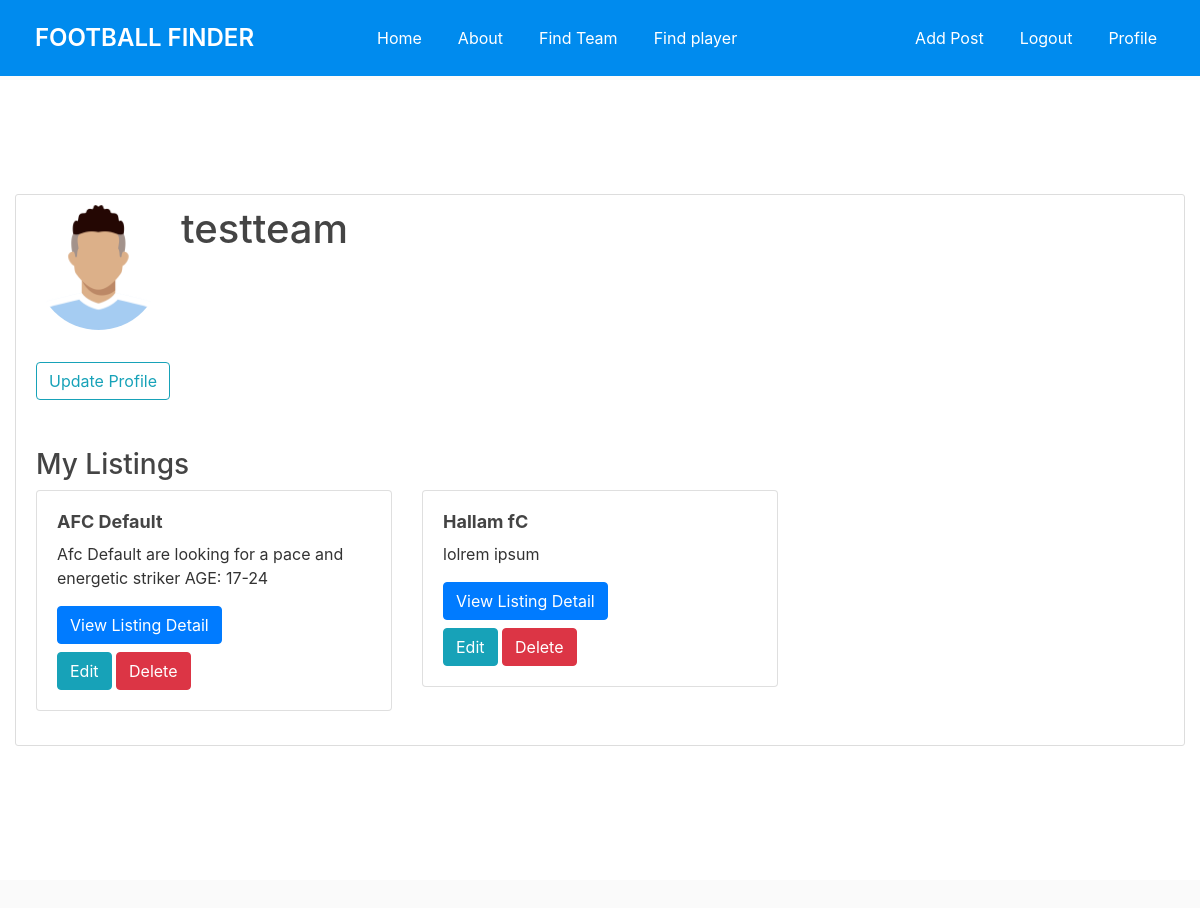
Before: /profile/ (signed in) with the older database file.
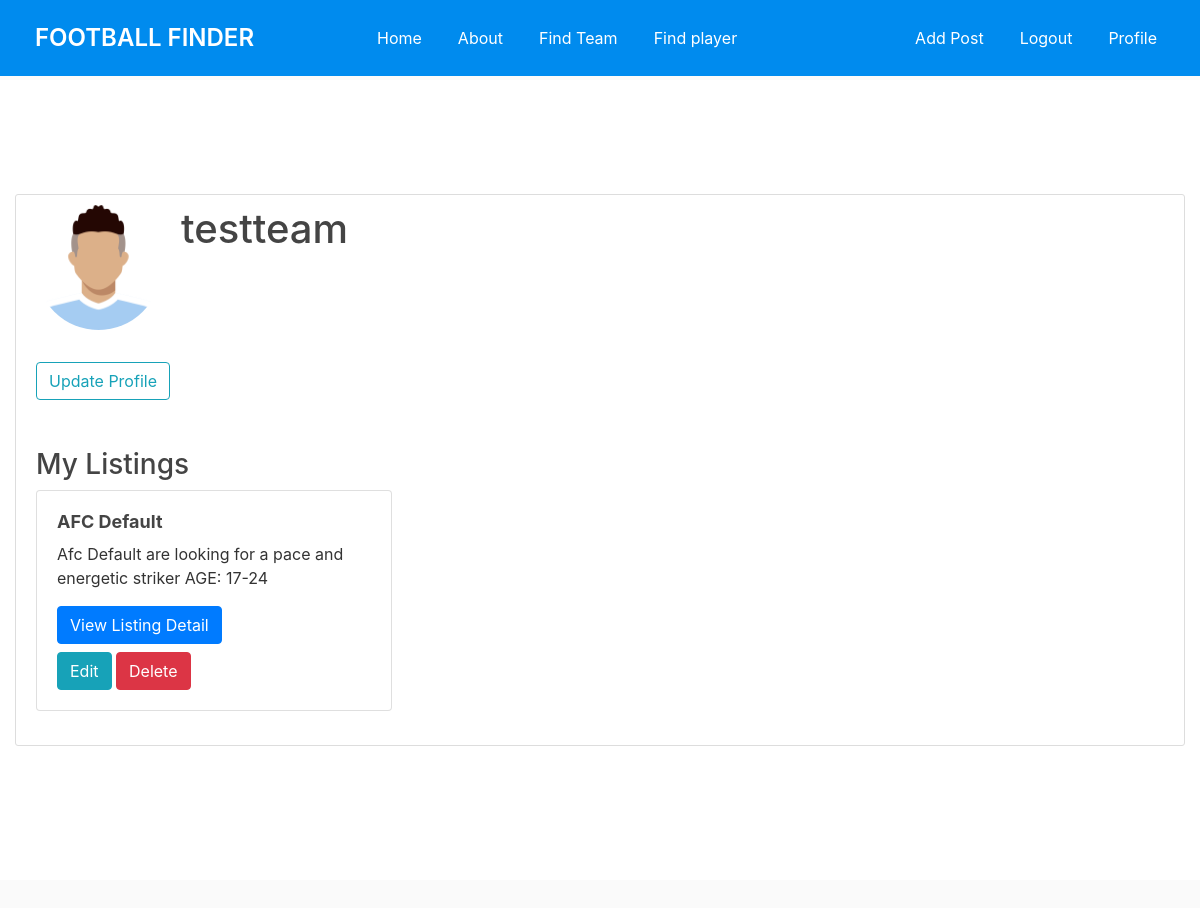
After: the same page with the newer database file.
### ffinderapp/models.py (models this page shows, shortened)
class Listing(models.Model):
    team = models.ForeignKey(get_user_model(), on_delete=models.CASCADE)  # Assuming team is a custom user model
    title = models.CharField(max_length=100)
    description = models.TextField()
    requirements = models.TextField()
    created_at = models.DateTimeField(auto_now_add=True)
    location = models.CharField(max_length=100, default='')
    city = models.CharField(max_length=100, default='')
    photo = models.ImageField(upload_to='media/listing_photos/', null=True, blank=True)  # Adding photo field
    positions = models.CharField(max_length=100, default='')
    user_profile = models.ForeignKey('CustomUser', on_delete=models.CASCADE, null= True)

### ffinderapp/views.py (the view)
# urls.py: path('profile/', profile, name='profile'),
@login_required
def profile(request):
    user = request.user
    u_form = ProfileUpdateForm(instance=user)
    p_form = None
    t_form = None
    if request.method == 'POST':
        if 'player_profile_submit' in request.POST:
            p_form = PlayerProfileForm(request.POST, request.FILES)
            if p_form.is_valid():
                player_profile = p_form.save(commit=False)
                player_profile.user = user
                player_profile.save()
                messages.success(request, 'Your player profile has been created!')
                return redirect('profile')
        elif 'team_profile_submit' in request.POST:
            t_form = TeamProfileForm(request.POST, request.FILES)
            if t_form.is_valid():
                team_profile = t_form.save(commit=False)
                team_profile.user = user
                team_profile.save()
                messages.success(request, 'Your team profile has been created!')
                return redirect('profile')
    else:
        if hasattr(user, 'playerprofile'):
            player_profile = user.playerprofile
            p_form = PlayerProfileForm(instance=player_profile)
        else:
            p_form = PlayerProfileForm()
        if hasattr(user, 'teamprofile'):
            team_profile = user.teamprofile
            t_form = TeamProfileForm(instance=team_profile)
        else:
            t_form = TeamProfileForm()
    return render(request, 'ffinderapp/profile.html', {'u_form': u_form, 'p_form': p_form, 't_form': t_form, 'user': user})

### ffinderapp/templates/ffinderapp/profile.html (shortened to what this page needs)
{% extends 'ffinderapp/base.html' %}
{% load crispy_forms_tags %}
{% load static %}
{% block content %}
<div class="col-md-12">
    <div class="content-section">
        <div class="media">
            {% if user.profile.photo %}
                <p><img class="rounded-circle account-img" src="{{ user.profile.photo.url }}"></p>
            {% else %}
                <p><img class="rounded-circle account-img" src="{% static 'media/default.png' %}"></p>
            {% endif %}
            <div class="media-body">
                <h2 class="account-heading">{{ user.username }}</h2>
            </div>
        </div>
        <button id="update-button" class="btn btn-outline-info">Update Profile</button>
        <div class="mt-5">
            <h3>My Listings</h3>
            <div class="row">
                {% for listing in user.listing_set.all %}
                <div class="col-md-4">
                    <div class="card mb-4">
                        <div class="card-body">
                            <h5 class="card-title">{{ listing.title }}</h5>
                            <p class="card-text">{{ listing.description }}</p>
                            <a href="{% url 'listing_detail' listing.id %}" class="btn btn-primary">View Listing Detail</a>
                            <div class="mt-2">
                                <a href="{% url 'edit_listing' listing.id %}" class="btn btn-info">Edit</a>
                                <form method="post" action="{% url 'delete_listing' listing.id %}" style="display: inline;">
                                    <button type="submit" class="btn btn-danger">Delete</button>
                                </form>
                            </div>
                        </div>
                    </div>
                </div>
                {% endfor %}
            </div>
        </div>
    </div>
</div>
{% endblock content %}

Changed rows visible on the page:
removed Listing: title "Hallam fC", description "lolrem ipsum"
